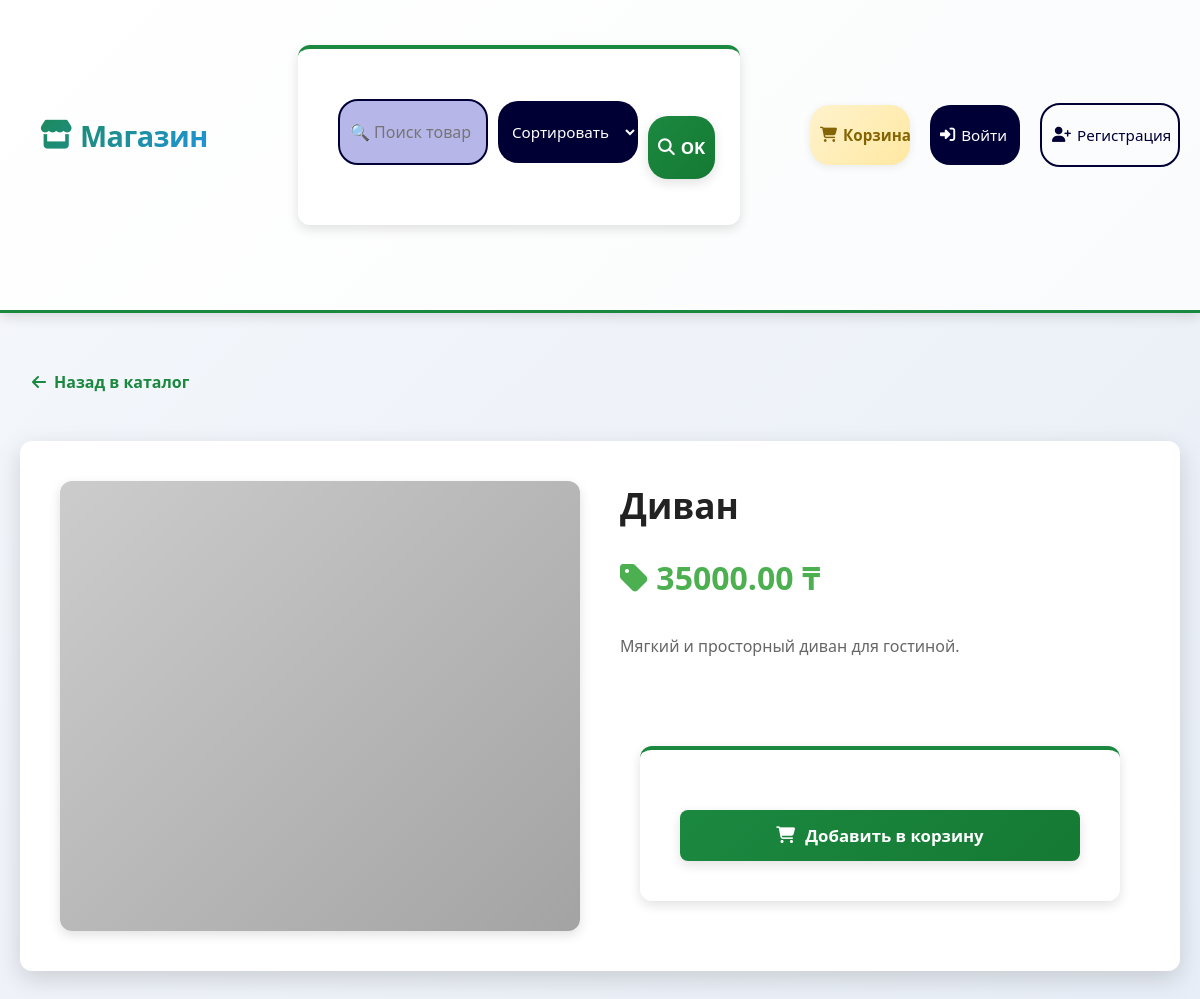
The page /storeProducts/products/10/ on the database its author committed.
### storeProducts/models.py (models this page shows, shortened)
class Product(models.Model):
	name = models.CharField(max_length=200)
	description = models.TextField(blank=True)
	price = models.DecimalField(max_digits=10, decimal_places=2)
	image_url = models.URLField(blank=True)
	created_at = models.DateTimeField(auto_now_add=True)
	class Meta:
		ordering = ['-created_at']

### storeProducts/views.py (the view)
# urls.py: path('products/<int:pk>/', views.product_detail, name='product_detail'),
def product_detail(request, pk):
    product = get_object_or_404(Product, pk=pk)
    return render(request, 'products/detail.html', {'product': product})

### storeProducts/templates/products/detail.html (shortened to what this page needs)
{% extends 'products/base.html' %}
{% block content %}
<a class="back" href="{% url 'storeProducts:product_list' %}"><i class="fas fa-arrow-left"></i> Назад в каталог</a>
<div class="detail">
  <div class="detail-image" style="background-image: url('{{ product.image_url|default:'https://via.placeholder.com/600' }}')"></div>
  <div class="detail-info">
    <div>
      <h1>{{ product.name }}</h1>
      <p class="price"><i class="fas fa-tag"></i> {{ product.price }} ₸</p>
      <p>{{ product.description }}</p>
    </div>
    <form method="post" action="{% url 'storeProducts:add_to_cart' product.pk %}">
      <button class="buy" type="submit"><i class="fas fa-shopping-cart"></i> Добавить в корзину</button>
    </form>
  </div>
</div>
{% endblock %}

### storeProducts/static/storeProducts/css/styles.css (style rules this page uses)
* { box-sizing: border-box; font-family: 'Segoe UI', Roboto, 'Helvetica Neue', Arial, sans-serif; }
:root { --primary-color: #1b8840; --primary-dark: #157a33; --secondary-color: #2196F3; --accent-color: #FF6B35; --success-color: #4CAF50; --danger-color: #ff4444; --warning-color: #FF9800; --light-bg: #f5f7fb; --card-bg: #ffffff; --text-primary: #222; --text-secondary: #666; --border-color: #e0e0e0; --shadow-sm: 0 2px 8px rgba(0, 0, 0, 0.08); --shadow-md: 0 4px 12px rgba(0, 0, 0, 0.12); --shadow-lg: 0 8px 24px rgba(0, 0, 0, 0.15); }
body { background: linear-gradient(135deg, #f5f7fb 0%, #e8eef7 100%); color: var(--text-primary); margin: 0; padding: 0; min-height: 100vh; }
h1 { margin: 30px 0 10px 0; padding: 0 20px; font-size: 2rem; color: var(--text-primary); display: flex; align-items: center; gap: 12px; }
.price { color: var(--primary-color); font-weight: 700; font-size: 1.3rem; margin: 10px 0 12px; display: flex; align-items: center; gap: 6px; }
.detail { display: grid; grid-template-columns: 1fr 1fr; gap: 40px; margin: 30px 20px; background: var(--card-bg); padding: 40px; border-radius: 12px; box-shadow: var(--shadow-lg); }
.detail-image { height: 450px; background-size: cover; background-position: center; border-radius: 12px; position: relative; overflow: hidden; box-shadow: var(--shadow-md); }
.detail-image::before { content: ''; position: absolute; top: 0; left: 0; right: 0; bottom: 0; background: linear-gradient(135deg, transparent 0%, rgba(0,0,0,0.2) 100%); }
.detail-info { display: flex; flex-direction: column; justify-content: space-between; }
.detail-info h1 { margin-top: 0; margin-bottom: 15px; font-size: 2.2rem; padding: 0; }
.detail-info .price { display: block; margin: 20px 0 25px; font-size: 2rem; color: var(--success-color); }
.detail-info p { color: var(--text-secondary); line-height: 1.8; margin: 0 0 20px; font-size: 1rem; padding: 0; }
.buy { background: linear-gradient(135deg, var(--primary-color), var(--primary-dark)); color: white; padding: 16px 32px; border-radius: 8px; border: none; cursor: pointer; font-weight: 700; font-size: 1.1rem; transition: all 0.3s; width: 100%; display: flex; align-items: center; justify-content: center; gap: 10px; box-shadow: var(--shadow-md); }
.back { display: inline-flex; align-items: center; gap: 8px; margin: 20px 20px 10px; color: var(--primary-color); text-decoration: none; font-weight: 600; transition: all 0.3s; padding: 8px 12px; border-radius: 6px; }
form { background: var(--card-bg); padding: 40px; border-radius: 12px; box-shadow: var(--shadow-md); margin: 30px 20px; max-width: 500px; border-top: 4px solid var(--primary-color); }
form button[type="submit"] { width: 100%; background: linear-gradient(135deg, var(--primary-color), var(--primary-dark)); color: white; border: none; padding: 14px; border-radius: 8px; cursor: pointer; font-weight: 700; font-size: 1.05rem; transition: all 0.3s; margin-top: 20px; box-shadow: var(--shadow-md); }
p { padding: 0 20px; margin: 15px 0; line-height: 1.6; }

### rows shown on the page
Product: name "Диван", price "35000.00", description "Мягкий и просторный диван для гостиной."
